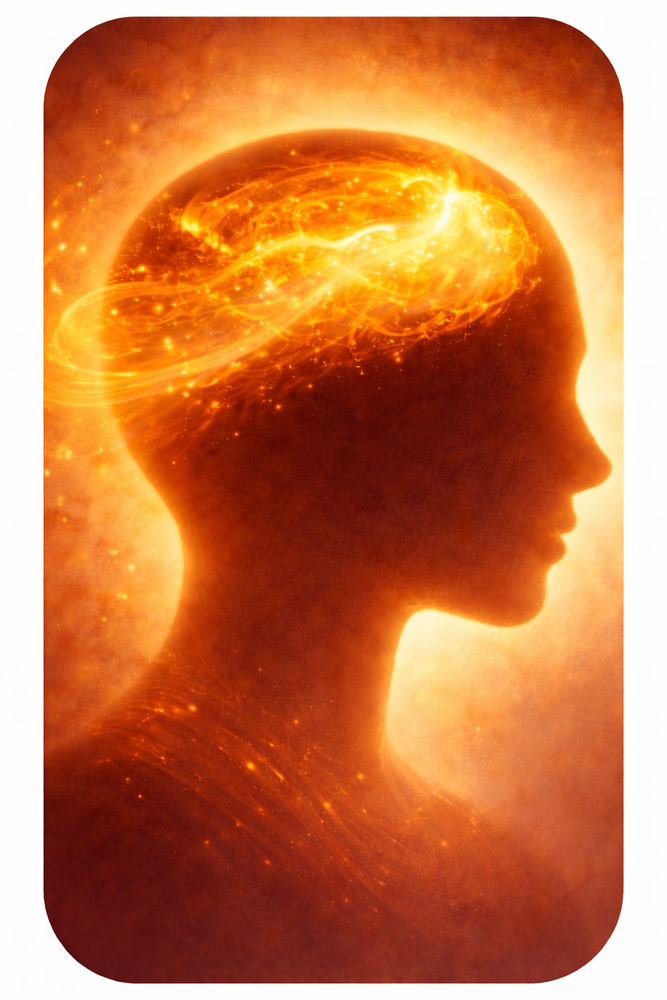
#> input picture assets/exprime_ce_qui_te_traverse.png, 667 x 1000 px, shrunk from 1024 x 1536 before the run
$ python extract_bright_layers.py
#> lines starting #> are read from the running program, lines starting #| are printed output that depends on the picture
"""
Extract bright/luminous elements from menu card images.
Creates transparent PNG overlays that can be animated independently.
"""
import os
from PIL import Image, ImageFilter
import numpy as np

ASSETS = os.path.join(os.path.dirname(os.path.dirname(__file__)), 'assets')

# Configuration per image: (input, output, luminosity_threshold, blur_radius)
IMAGES = [
    {
        'input': 'exprime_ce_qui_te_traverse.png',
        'output': 'exprime_glow_layer.png',
        'threshold': 140,  # Brain energy is very bright golden
        'blur': 2,
        'description': 'Brain energy glow',
    },
    {
        'input': 'partage_ce_que_tu_ressens.png',
        'output': 'partage_glow_layer.png',
        'threshold': 150,  # Heart glow is very bright
        'blur': 2,
        'description': 'Heart glow',
    },
    {
        'input': 'mon_chemin_parcouru.png',
        'output': 'chemin_glow_layer.png',
        'threshold': 130,  # Luminous river path
        'blur': 1,
        'description': 'Luminous river',
    },
    {
        'input': 'connecte toi aux sources.png',
        'output': 'sources_glow_layer.png',
        'threshold': 100,  # Stars/cosmos are bright but on dark bg
        'blur': 1,
        'description': 'Cosmic stars',
    },
]


def extract_bright_layer(input_path, output_path, threshold, blur_radius):
    """
    Extract bright elements from an image into a transparent layer.

    Strategy:
    - Calculate per-pixel luminosity
    - Pixels above threshold: keep with alpha proportional to brightness
    - Pixels below threshold: make transparent
    - Apply slight blur to smooth edges
    """
#> called with input_path = 'assets/exprime_ce_qui_te_traverse.png', output_path = 'assets/exprime_glow_layer.png', threshold = 140, blur_radius = 2
    img = Image.open(input_path).convert('RGBA')
    pixels = np.array(img, dtype=np.float32)

    # Calculate luminosity (perceived brightness)
    r, g, b, a = pixels[:,:,0], pixels[:,:,1], pixels[:,:,2], pixels[:,:,3]
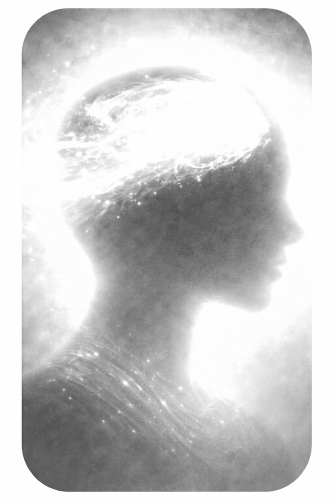
#> r: shape (1000, 667) float32 (shown at 1/2 size); min 63, max 255, mean 202.7
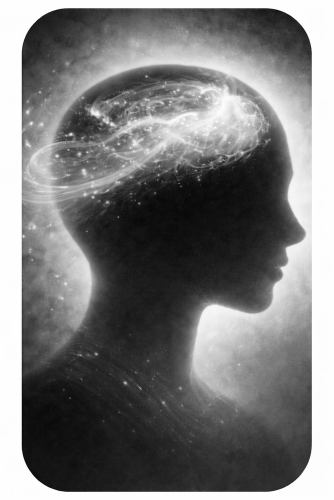
#> g: shape (1000, 667) float32 (shown at 1/2 size); min 0, max 255, mean 121.5
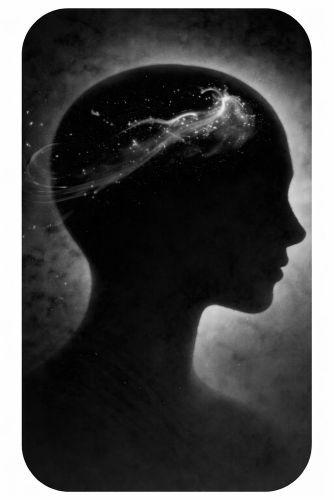
#> b: shape (1000, 667) float32 (shown at 1/2 size); min 0, max 255, mean 73.2
#> a: shape (1000, 667) float32; every value is 255
    luminosity = 0.299 * r + 0.587 * g + 0.114 * b
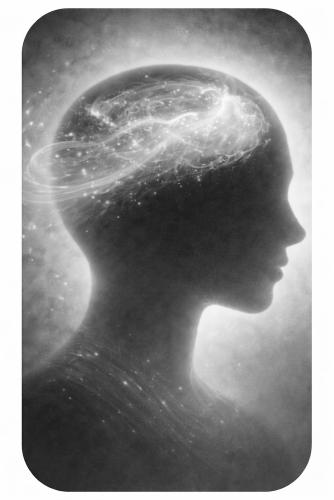
#> luminosity: shape (1000, 667) float32 (shown at 1/2 size); min 18.84, max 255, mean 140.3

    # Create alpha mask based on luminosity
    # Soft transition: ramp from 0 at threshold-30 to full at threshold+30
    low = max(0, threshold - 40)
    high = min(255, threshold + 40)

    alpha_mask = np.clip((luminosity - low) / max(1, high - low), 0, 1)
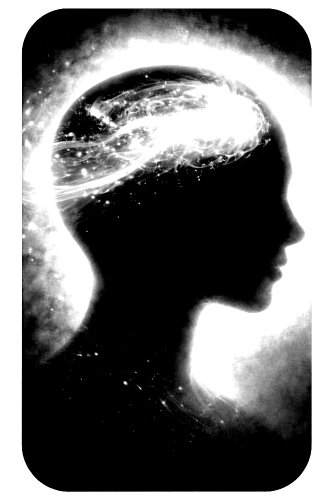
#> alpha_mask: shape (1000, 667) float32 (shown at 1/2 size); min 0, max 1, mean 0.468

    # Make the alpha proportional to how bright the pixel is
    # Brighter = more opaque in the overlay
    brightness_factor = luminosity / 255.0
    alpha_mask = alpha_mask * brightness_factor
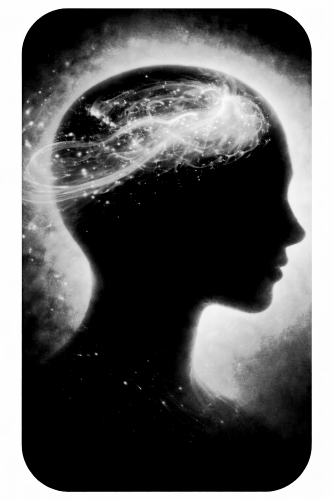
#> alpha_mask: shape (1000, 667) float32 (shown at 1/2 size); min 0, max 1, mean 0.38

    # Apply the mask
    result = pixels.copy()
    result[:,:,3] = (alpha_mask * 255).astype(np.float32)
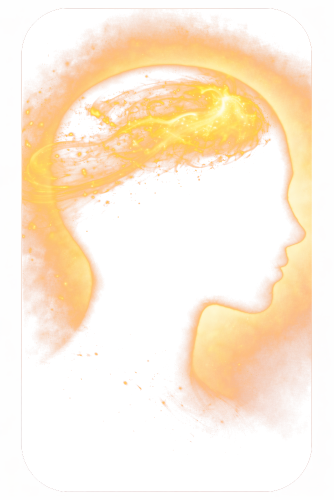
#> result: shape (1000, 667, 4) float32 (shown at 1/2 size); mean R, G, B, A 203.1, 121.7, 73.3, 97; transparent parts drawn white

    # Convert back to image
    result_img = Image.fromarray(result.astype(np.uint8), 'RGBA')

    # Apply slight gaussian blur to smooth edges
    if blur_radius > 0:
        # Split, blur alpha, recombine
        r_ch, g_ch, b_ch, a_ch = result_img.split()
        a_ch = a_ch.filter(ImageFilter.GaussianBlur(radius=blur_radius))
        result_img = Image.merge('RGBA', (r_ch, g_ch, b_ch, a_ch))

    result_img.save(output_path, 'PNG')
    return result_img.size


def main():
    print("Extracting bright layers from menu card images...\n")

    for cfg in IMAGES:
        input_path = os.path.join(ASSETS, cfg['input'])
        output_path = os.path.join(ASSETS, cfg['output'])

        if not os.path.exists(input_path):
            print(f"  SKIP: {cfg['input']} not found")
            continue

        size = extract_bright_layer(
            input_path, output_path,
            cfg['threshold'], cfg['blur']
        )

        print(f"  OK: {cfg['description']}")
        print(f"      {cfg['input']} -> {cfg['output']} ({size[0]}x{size[1]})")
#|       exprime_ce_qui_te_traverse.png -> exprime_glow_layer.png (667x1000)
#> pass 2 of the loop in main, `for cfg in IMAGES:`:
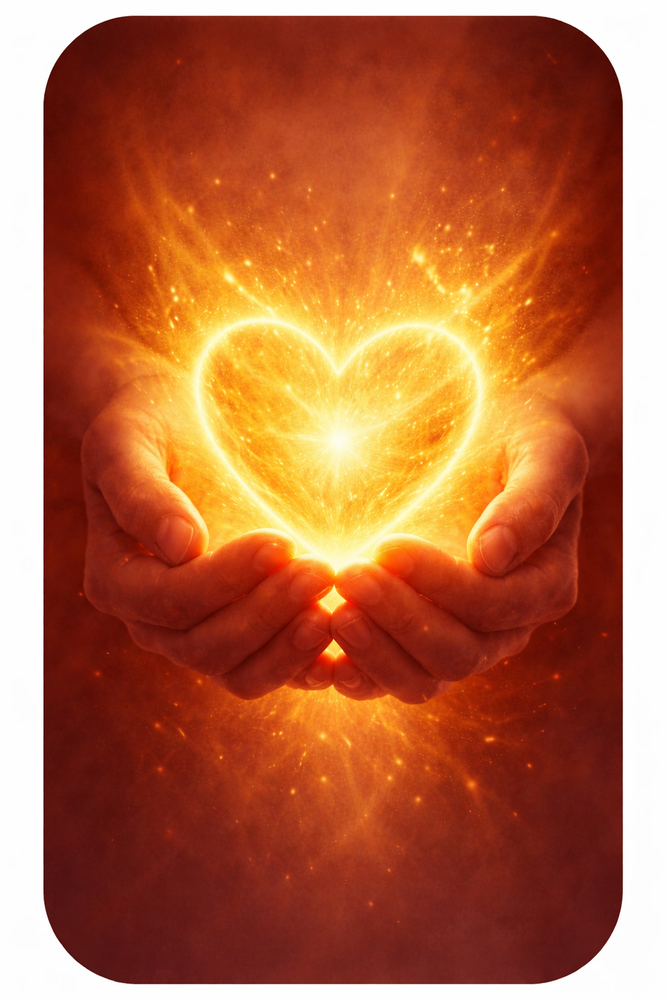
#> input picture assets/partage_ce_que_tu_ressens.png, 667 x 1000 px, shrunk from 1024 x 1536 before the run
#> in extract_bright_layer (call 2), `alpha_mask = alpha_mask * brightness_factor`:
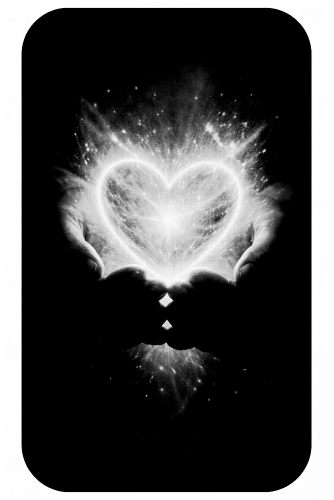
#> alpha_mask: shape (1000, 667) float32 (shown at 1/2 size); min 0, max 1, mean 0.301
#> in extract_bright_layer (call 2), `result[:,:,3] = (alpha_mask * 255).astype(np.float32)`:
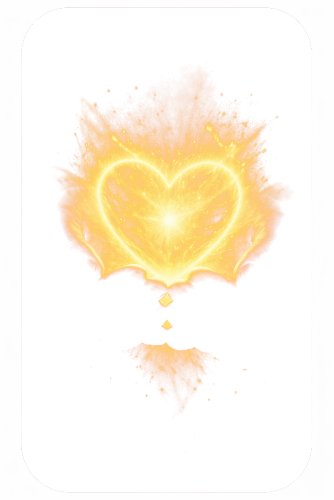
#> result: shape (1000, 667, 4) float32 (shown at 1/2 size); mean R, G, B, A 180.4, 104.6, 69.1, 76.9; transparent parts drawn white
#|       partage_ce_que_tu_ressens.png -> partage_glow_layer.png (667x1000)
#> pass 3 of the loop in main, `for cfg in IMAGES:`:
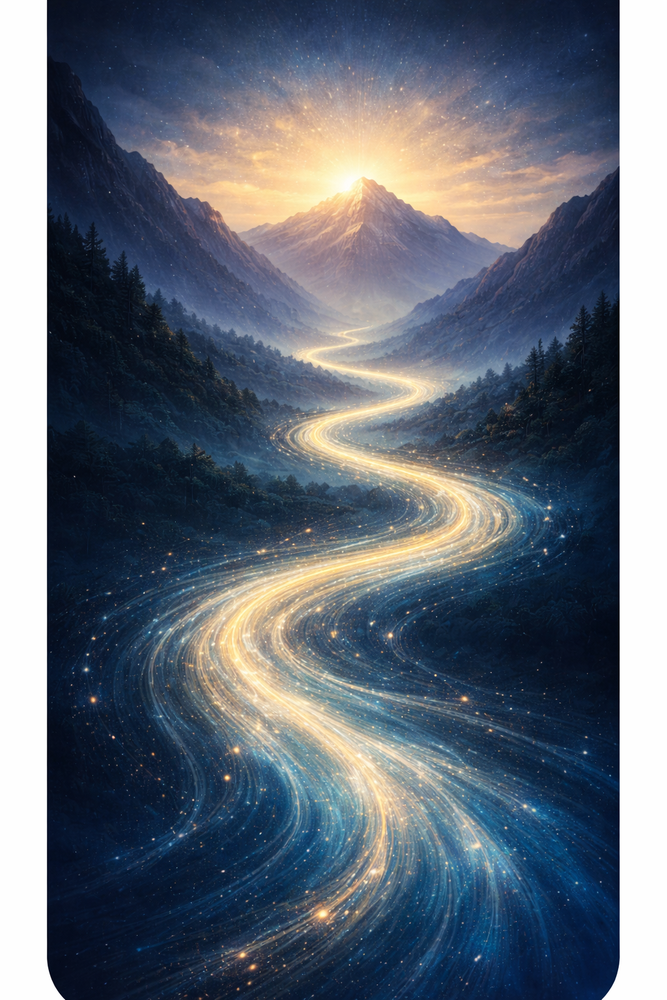
#> input picture assets/mon_chemin_parcouru.png, 667 x 1000 px, shrunk from 1024 x 1536 before the run
#> in extract_bright_layer (call 3), `alpha_mask = alpha_mask * brightness_factor`:
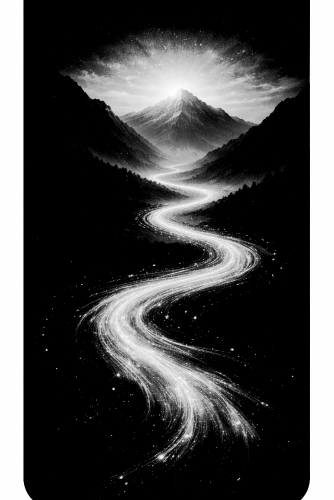
#> alpha_mask: shape (1000, 667) float32 (shown at 1/2 size); min 0, max 1, mean 0.278
#> in extract_bright_layer (call 3), `result[:,:,3] = (alpha_mask * 255).astype(np.float32)`:
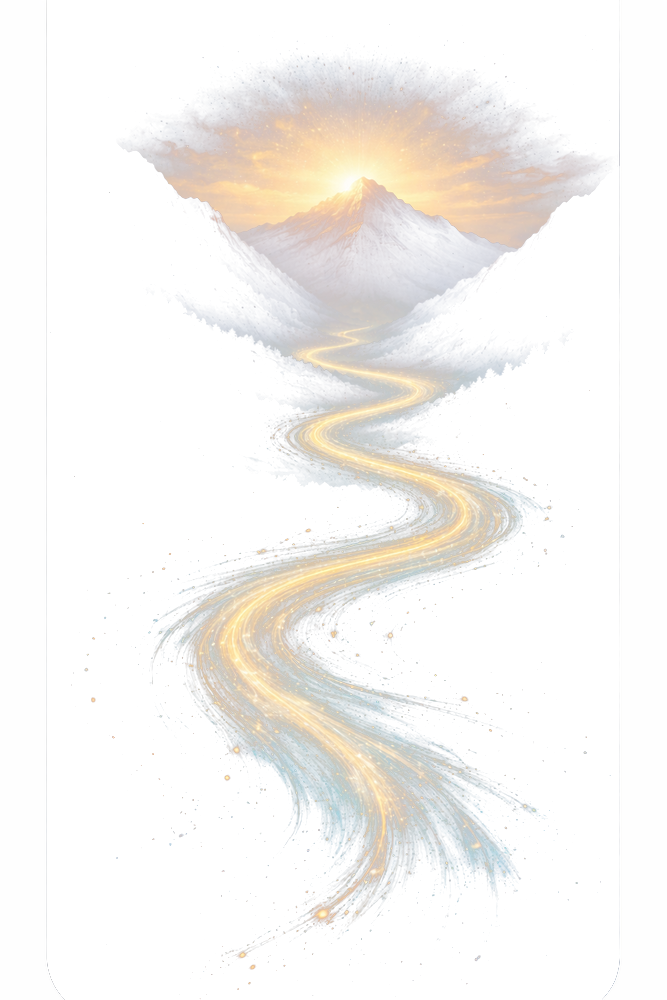
#> result: shape (1000, 667, 4) float32; mean R, G, B, A 97.6, 106.3, 118.7, 71; transparent parts drawn white
#|       mon_chemin_parcouru.png -> chemin_glow_layer.png (667x1000)
#> the loop made 4 passes; the first 3 are shown

    print("\nDone! Glow layers saved in assets/")


if __name__ == '__main__':
    main()
